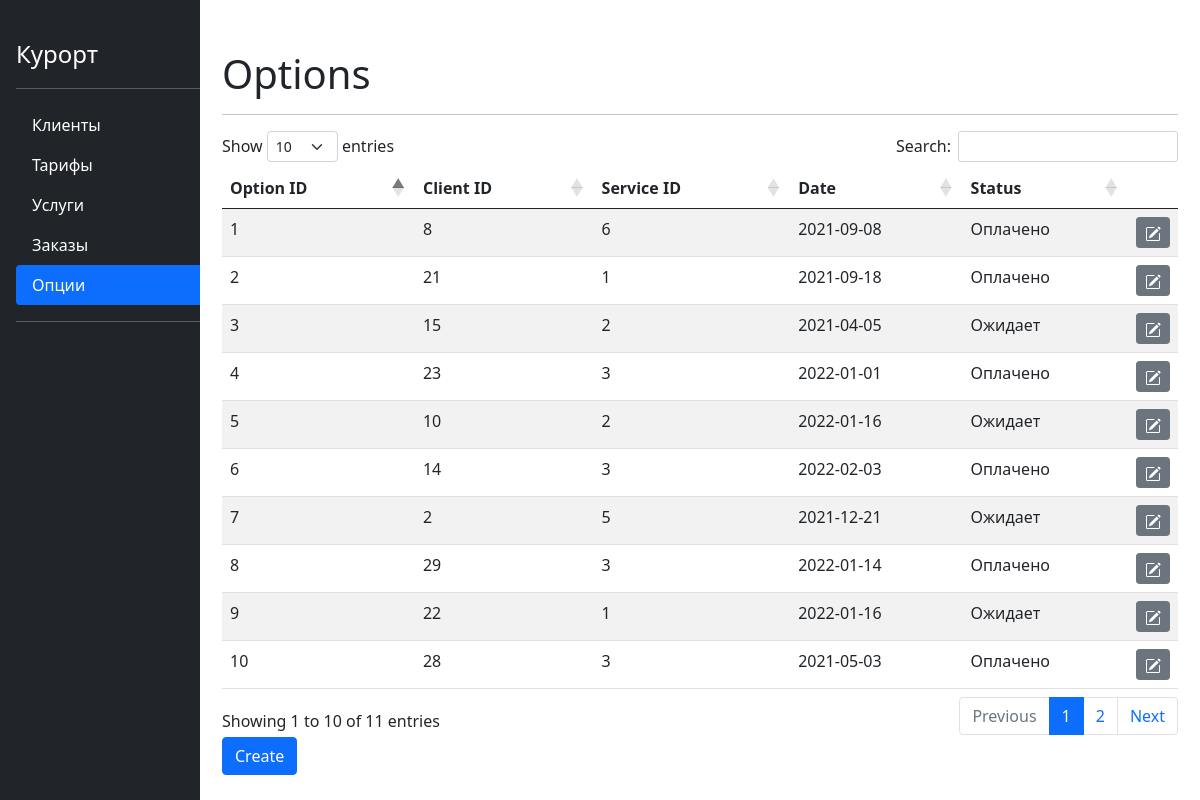
The page /options on the database its author committed.
### tables.py (models this page shows)
class Options(db.Model):
    id = db.Column(db.Integer, primary_key=True, nullable=False, autoincrement=True)
    client_id = db.Column(db.Integer, db.ForeignKey('clients.id'), nullable=False)
    service_id = db.Column(db.Integer, db.ForeignKey('services.id'), nullable=False)
    date = db.Column(db.Date, nullable=False)
    status = db.Column(db.String(10), nullable=False)
    relation_services = db.relationship("Services")
    relation_clients = db.relationship("Clients")

### main.py (the view)
@app.route('/options')
def options():
    options = Options.query
    return render_template('/tables/options.html', title='Options', options=options)

### templates/tables/options.html (shortened to what this page needs)
{% extends "base.html" %}
{% block content %}
  <table id="data" class="table table-striped">
    <thead>
      <tr>
        <th>Option ID</th>
        <th>Client ID</th>
        <th>Service ID</th>
        <th>Date</th>
        <th>Status</th>
        <th class="edit-th"></th>
      </tr>
    </thead>
    <tbody>
      {% for option in options %}
        <tr>
          <td>{{ option.id }}</td>
          <td>{{ option.client_id }}</td>
          <td>{{ option.service_id }}</td>
          <td>{{ option.date }}</td>
          <td>{{ option.status }}</td>
          <td class="edit">
            <a href="info/option/{{option.id}}" type="button" class="btn btn-secondary btn-sm">
            </a>
          </td>
        </tr>
      {% endfor %}
    </tbody>
  </table>
  <a href="/form/option" type="input" class="btn btn-primary">Create</a>
{% endblock %}

### static/css/main.css (style rules this page uses)
.edit-th { width: 15px; }

### rows shown on the page
Options: id "1", client_id "8", service_id "6", date "2021-09-08", status "Оплачено"
Options: id "2", client_id "21", service_id "1", date "2021-09-18", status "Оплачено"
Options: id "3", client_id "15", service_id "2", date "2021-04-05", status "Ожидает"
Options: id "4", client_id "23", service_id "3", date "2022-01-01", status "Оплачено"
Options: id "5", client_id "10", service_id "2", date "2022-01-16", status "Ожидает"
Options: id "6", client_id "14", service_id "3", date "2022-02-03", status "Оплачено"
Options: id "7", client_id "2", service_id "5", date "2021-12-21", status "Ожидает"
Options: id "8", client_id "29", service_id "3", date "2022-01-14", status "Оплачено"
Options: id "9", client_id "22", service_id "1", date "2022-01-16", status "Ожидает"
Options: id "10", client_id "28", service_id "3", date "2021-05-03", status "Оплачено"

### other values the page prints
{{ title }} "Options"
